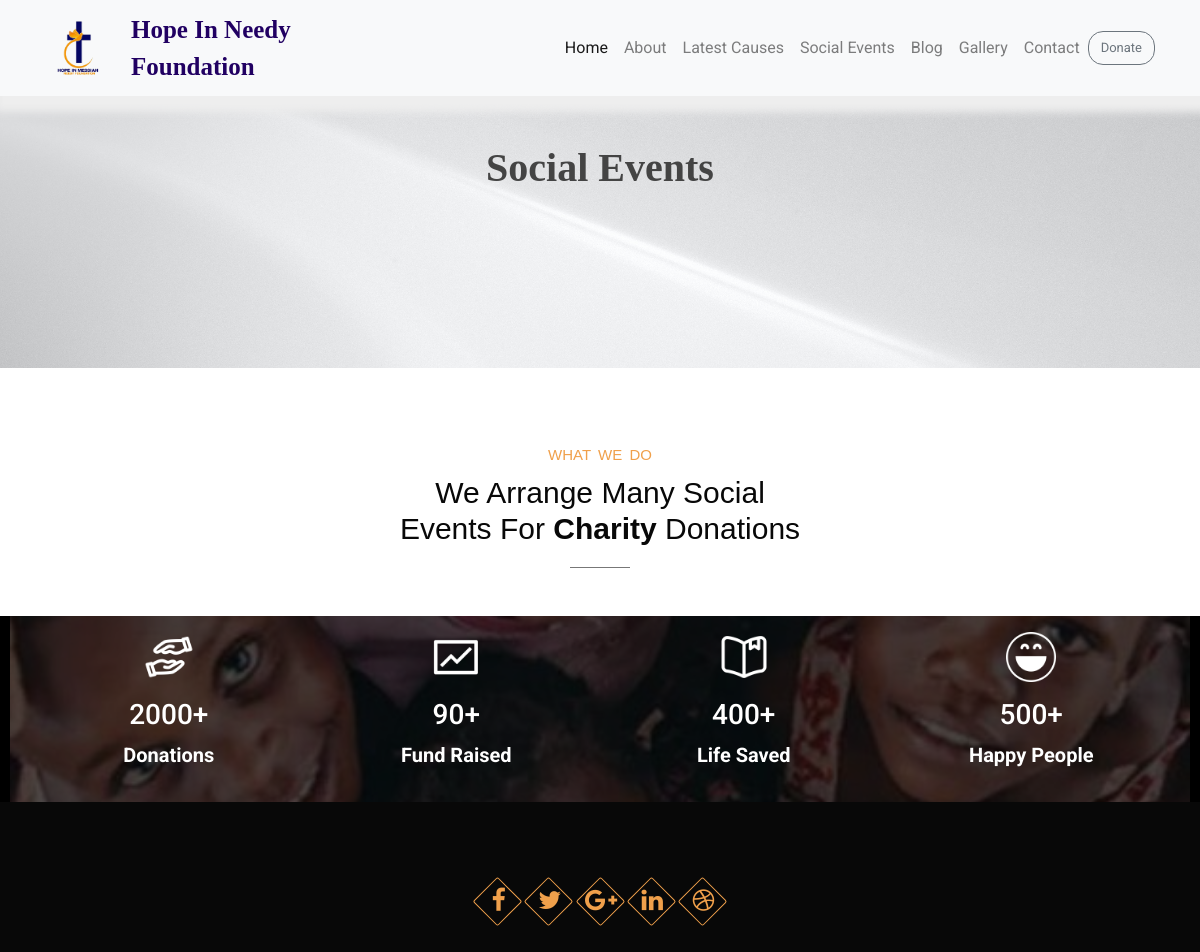
The app's page /social_event/, older data.
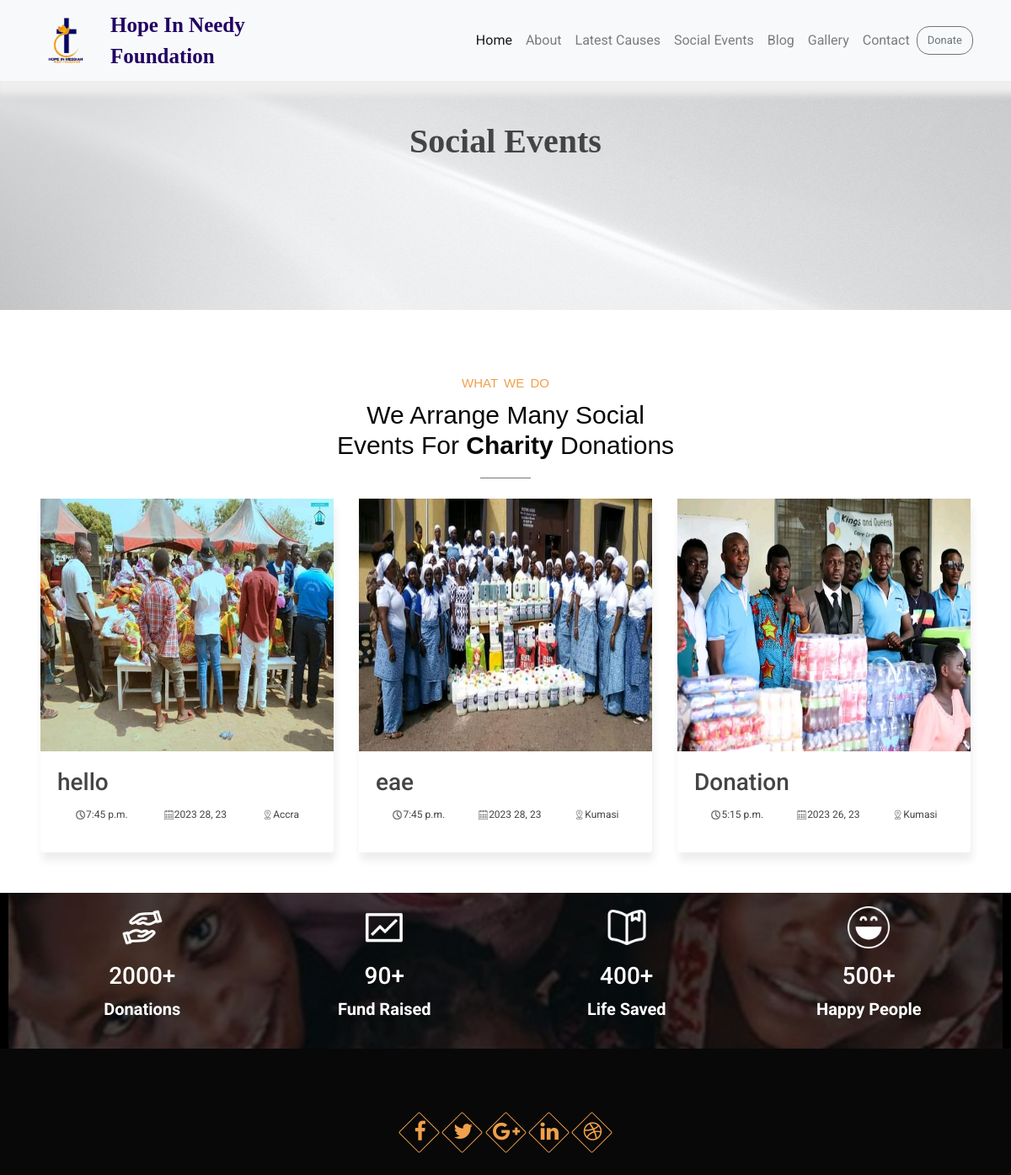
The same page, newer data.
### foundation/models.py (models this page shows, shortened)
class Event(models.Model):
    image = models.ImageField(upload_to='event-img')
    title = models.CharField(max_length=100)
    start_time = models.DateTimeField(default=timezone.now)
    start_date = models.DateTimeField(default=timezone.now)
    location = models.CharField(max_length=100)

### foundation/views.py (the view)
# urls.py: path('social_event/', views.social_event, name='social_event'),
def social_event(request):
    social_events = Event.objects.order_by('-start_date')
    context = {
        'social_events': social_events,
        'title': 'Social Events'
    }
    return render(request, 'foundation/social_event.html', context)

### foundation/templates/foundation/social_event.html
{% extends 'foundation/base.html' %}
{% load static %}
{% block css_files %}
<link rel="stylesheet" type="text/css" href="{% static 'foundation/foundation.css' %}">
{% endblock %}
{% block content %}
<section class="myHeading pt-4 mt-5">
    <div class="container">
        <div class="row">
            <div class="col">
                <h1 class="myTitle text-center">Social Events</h1>
            </div>
        </div>
    </div>
</section>
<section class="pt-4 mt-4 pb-4 p-5">
    <div class="four">
        <h1 class="heading-title"><span>WHAT WE DO</span>We Arrange Many Social <br> Events For <em> Charity</em> Donations
        </h1>
    </div>
        <div class="row">
            {% for social in social_events %}
            <div class="col-lg-4 col-md-6 col-sm-12 pt-4 d-flex justify-content-center">
                <div class="card blog-section" style="height:100%;">
                    <img src="{{ social.image.url }}" height="300px" alt="">
                    <div class="card-body">
                        <h3 class="card-title">{{ social.title }}</h3>
                        <div style="display: flex;
                        justify-content: space-around;" class="card-text">
                            <p class="card-para"><img src="{% static 'foundation/images/time.png' %}" height="13px"
                                    alt="">{{ social.start_time|date:"P" }}</p>
                            <p class="card-para"><img src="{% static 'foundation/images/date.png' %}" height="13px"
                                    alt="">{{ social.start_date|date:"Y d, y" }}</p>
                            <p class="card-para"><img src="{% static 'foundation/images/location.png' %}" height="13px"
                                    alt="">{{ social.location }}</p>
                        </div>
                    </div>
                </div>
            </div>
            {% endfor %}
        </div>
</section>
<section class="counter-section" style="background-color: #000;">
    <div class="container-fluid">
        <div class="row about-row">
            <div class="col-lg-12 counter-img">
                <div class="column">
                    <div class="card-img">
                        <img src="{% static 'foundation/images/giving.png' %}" height="50px" alt="icon">
                        <h3 class="pt-3">2000+</h3>
                        <p style="font-size: 20px; font-weight:bold;">Donations</p>
                    </div>
                </div>
                <div class="column">
                    <div class="card-img">
                        <img src="{% static 'foundation/images/fund.png' %}" height="50px" alt="icon">
                        <h3 class="pt-3">90+</h3>
                        <p style="font-size: 20px; font-weight:bold;">Fund Raised</p>
                    </div>
                </div>
                <div class="column">
                    <div class="card-img">
                        <img src="{% static 'foundation/images/life.png' %}" height="50px" alt="icon">
                        <h3 class="pt-3">400+</h3>
                        <p style="font-size: 20px; font-weight:bold;">Life Saved</p>
                    </div>
                </div>
                <div class="column">
                    <div class="card-img">
                        <img src="{% static 'foundation/images/happy.png' %}" height="50px" alt="icon">
                        <h3 class="pt-3">500+</h3>
                        <p style="font-size: 20px; font-weight:bold;">Happy People</p>
                    </div>
                </div>
            </div>
        </div>
    </div>
</section>
{% endblock %}

### foundation/templates/foundation/base.html (shortened to what this page needs)
<!doctype html>
{% load static %}
<html lang="en">
<head>
  <link rel="stylesheet" href="https://cdn.jsdelivr.net/npm/bootstrap@4.0.0/dist/css/bootstrap.min.css"
>
  <link rel="stylesheet" href="https://cdnjs.cloudflare.com/ajax/libs/font-awesome/4.7.0/css/font-awesome.min.css">
    {% block css_files %}
    {% endblock %}
</head>
<body>
  <nav class="navbar fixed-top navbar-expand-lg navbar-light bg-light">
    <div class="container">
      <a class="navbar-brand" href="{% url 'home' %}"><img src="{% static 'foundation/images/needy-logo.png' %}" height="70px" alt=""></a>
      <span style="font-size: 25px; color: #210062; font-family: Merriweather; font-weight:600;" class="d-none d-md-block">Hope In Needy <br> Foundation</span>
      <div class="collapse navbar-collapse" id="navbarSupportedContent">
        <ul class="navbar-nav ml-auto">
          <li class="nav-item active">
            <a class="nav-link" href="{% url 'home' %}">Home</a>
          </li>
          <li class="nav-item">
            <a class="nav-link" href="{% url 'about' %}">About</a>
          </li>
          <li class="nav-item">
            <a class="nav-link" href="{% url 'latest_cause' %}">Latest Causes</a>
          </li>
          <li class="nav-item">
            <a class="nav-link" href="{% url 'social_event' %}">Social Events</a>
          </li>
          <li class="nav-item">
            <a class="nav-link" href="{% url 'blog' %}">Blog</a>
          </li>
          <li class="nav-item">
            <a class="nav-link" href="{% url 'gallery' %}">Gallery</a>
          </li>
          <li class="nav-item">
            <a class="nav-link" href="{% url 'contact' %}">Contact</a>
          </li>
        </ul>
        <div>
          <a class="btn btn-outline-secondary col-sm d-flex justify-content-center" href="{% url 'donate' %}">Donate</a>
        </div>
      </div>
    </div>
  </nav>
  {% block content %}{% endblock %}
  <section style="background-color: #080808; height: 150px;">
    <div class="container">
      <div class="row">
        <div class="col-md-12">
          <div class="footer-social-links">
            <a href="#" title="Facebook" target="_blank"><i class="fa fa-facebook"></i></a>
            <a href="#" title="Twitter" target="_blank"><i class="fa fa-twitter"></i></a>
            <a href="#" title="Google+" target="_blank"><i class="fa fa-google-plus"></i></a>
            <a href="#" title="LinkedIn+" target="_blank"><i class="fa fa-linkedin"></i></a>
            <a href="#" title="Dribbble" target="_blank"><i class="fa fa-dribbble"></i></a>
          </div>
        </div>
      </div>
    </div>
  </section>
</body>
</html>

### foundation/static/foundation/foundation.css (style rules this page uses)
.navbar { box-shadow: 5px 6px 8px 10px #eee; }
.btn { border-radius: 15px; font-size: small; }
.card-para { font-size: 12px; }
.card { border: none; }
*, *:before, *:after { box-sizing: border-box; }
html, body { height: 100%; }
body { color: #444; font-family: 'Roboto', sans-serif; font-size: 1rem; line-height: 1.5; }
.footer-social-links { font-size: 25px; text-align: center; margin-top: 7%; }
.footer-social-links a { width: 35px; height: 35px; line-height: 30px !important; position: relative; margin: 0 5px; text-align: center; display: inline-block; color: #F0A04B; -webkit-transition: all 0.27s cubic-bezier(0.300, 0.100, 0.580, 1.000); -moz-transition: all 0.27s cubic-bezier(0.300, 0.100, 0.580, 1.000); -o-transition: all 0.27s cubic-bezier(0.300, 0.100, 0.580, 1.000); -ms-transition: all 0.27s cubic-bezier(0.300, 0.100, 0.580, 1.000); transition: all 0.27s cubic-bezier(0.300, 0.100, 0.580, 1.000); }
.footer-social-links a i, .footer-social-links a span { position: relative; top: 2px; left: 1px; }
.footer-social-links a:before { content: ""; display: inline-block; width: 100%; height: 100%; position: absolute; top: 0; left: 0; border: 1px solid #F0A04B; -webkit-border-radius: 2px; -moz-border-radius: 2px; border-radius: 2px; -webkit-transform: rotate(45deg); -moz-transform: rotate(45deg); -o-transform: rotate(45deg); -ms-transform: rotate(45deg); transform: rotate(45deg); -webkit-transition: all 0.27s cubic-bezier(0.300, 0.100, 0.580, 1.000); -moz-transition: all 0.27s cubic-bezier(0.300, 0.100, 0.580, 1.000); -o-transition: all 0.27s cubic-bezier(0.300, 0.100, 0.580, 1.000); -ms-transition: all 0.27s cubic-bezier(0.300, 0.100, 0.580, 1.000); transition: all 0.27s cubic-bezier(0.300, 0.100, 0.580, 1.000); }

Row changes from the older to the newer data that the page shows:
added Event: image (picture), title "hello", start_time "7:45 p.m.", start_date "2023 28, 23", location "Accra"
added Event: image (picture), title "eae", start_time "7:45 p.m.", start_date "2023 28, 23", location "Kumasi"
added Event: image (picture), title "Donation", start_time "5:15 p.m.", start_date "2023 26, 23", location "Kumasi"
